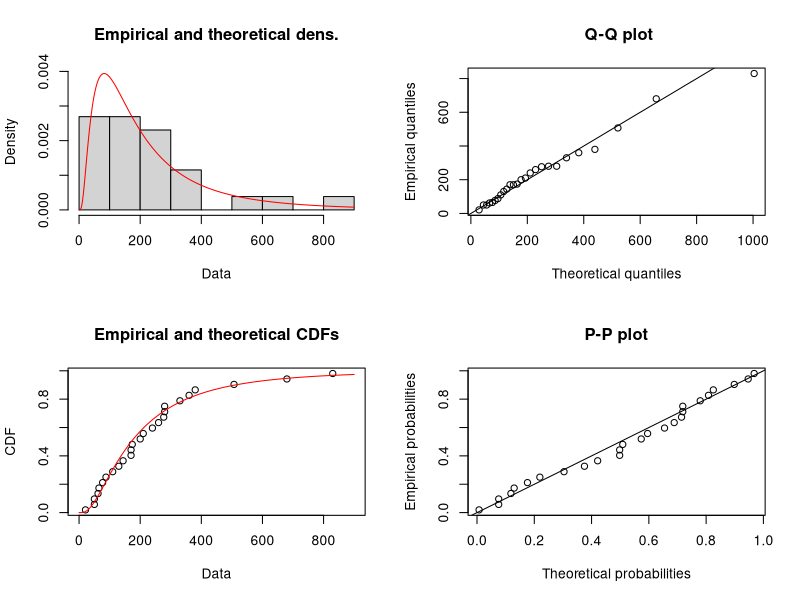
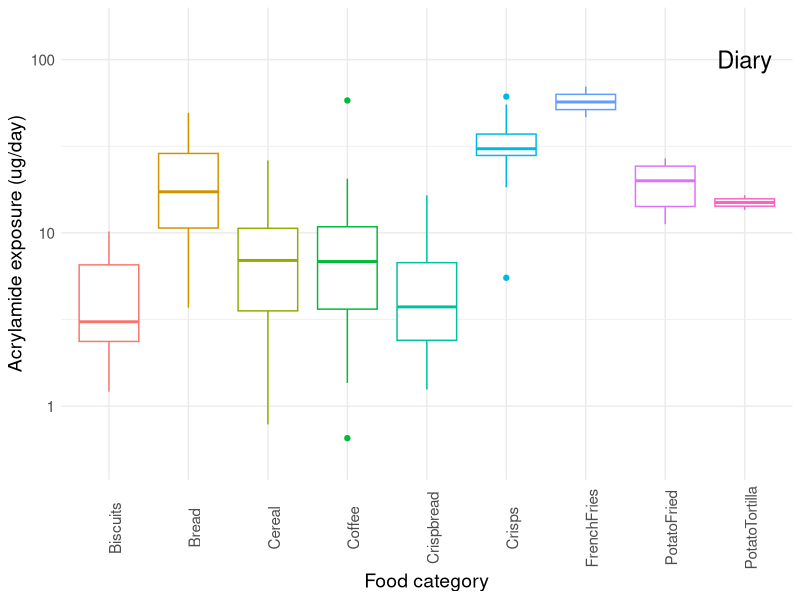
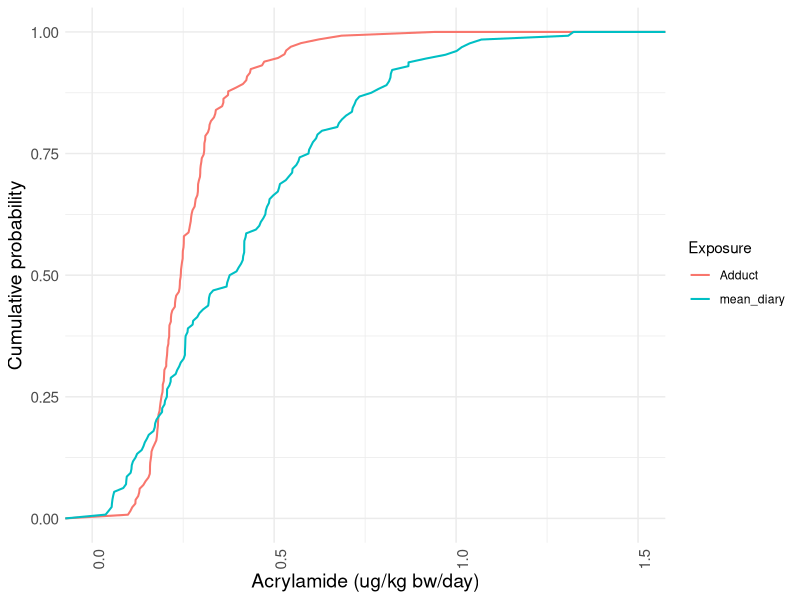
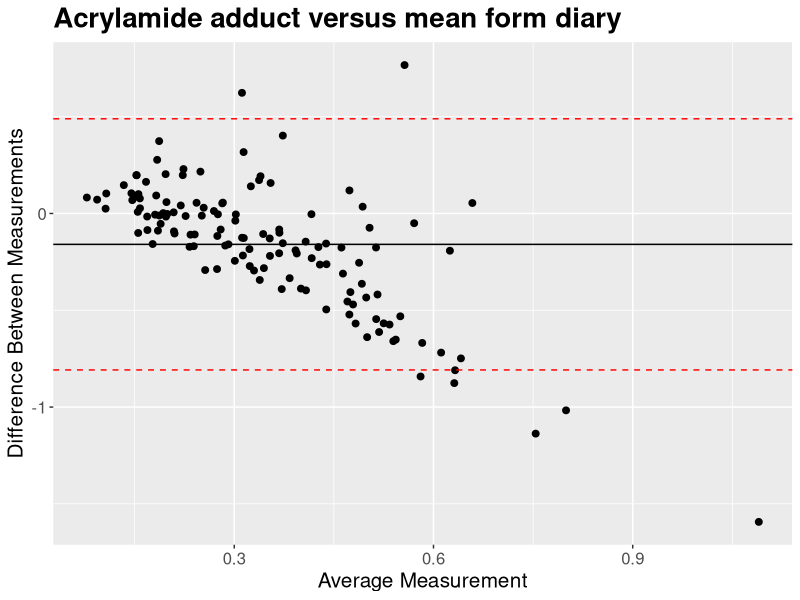
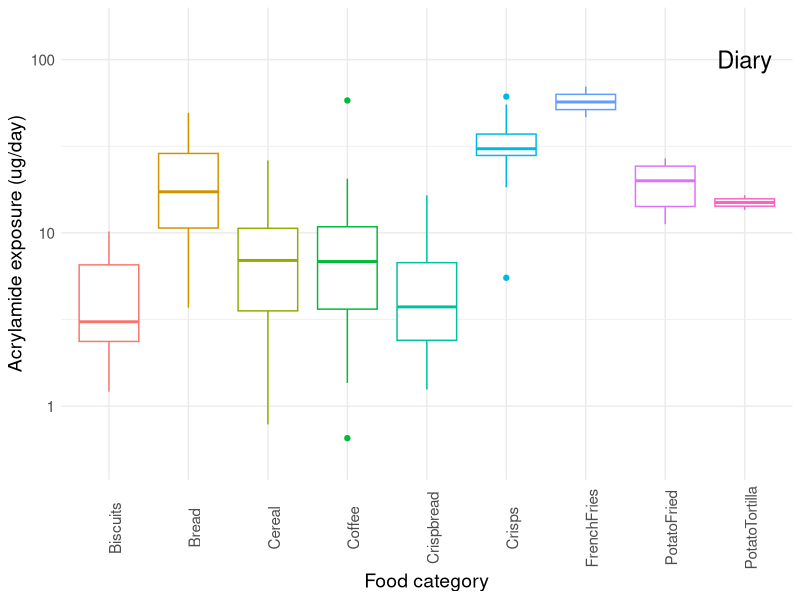
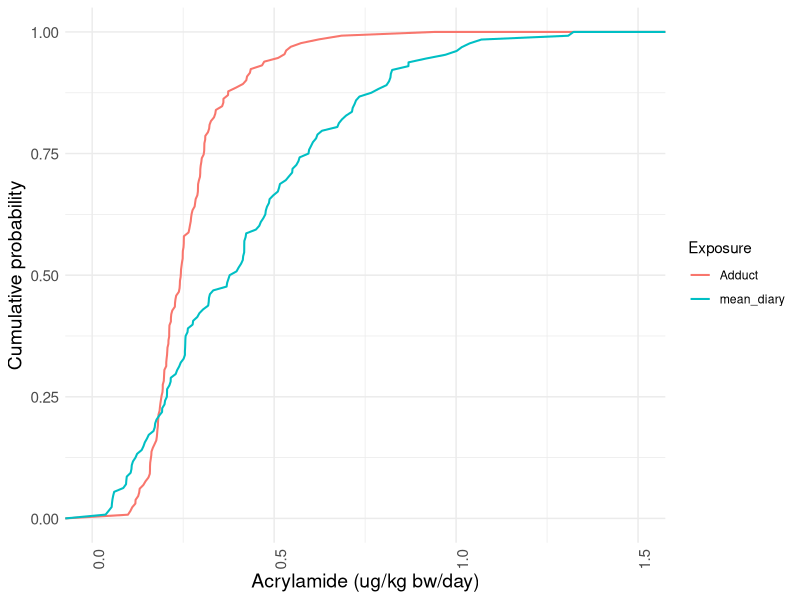
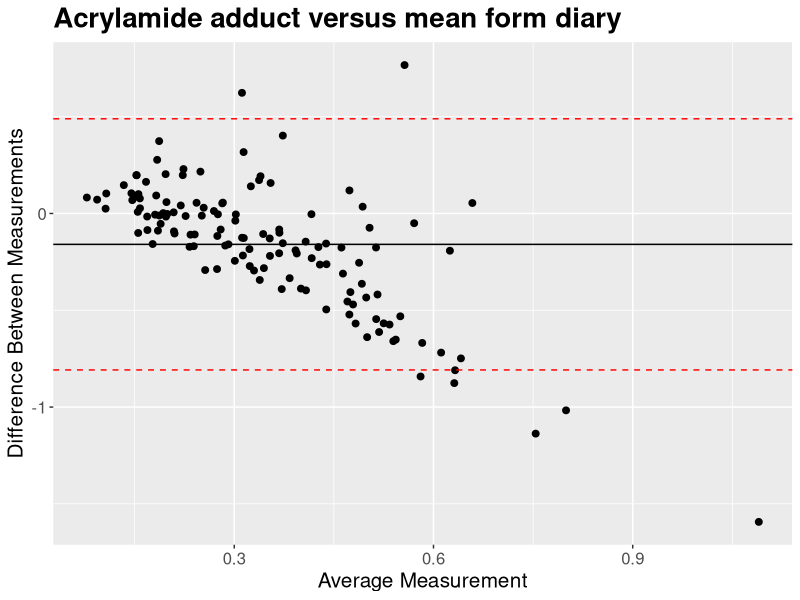

These charts were generated, in order, by the following R code:
## ---- chunk 1
knitr::opts_chunk$set(
  comment = "#>", echo = TRUE, warning = FALSE, error = FALSE, message = FALSE, fig.width = 6)
## ---- chunk 2

library(ggplot2)
library(ggpubr)
library(writexl)
library(fitdistrplus)
library(openxlsx)
library(tidyverse)
library(kableExtra)

## ---- chunk 3

HOME <- "F:/Forskningsprosjekter/PDB 1996 - EUROMIX - European t_/Forskningsfiler/TRHU/R/Acrylamide_exposure"
setwd(HOME)

## ---- chunk 4

newday <- file.path('F:/Forskningsprosjekter/PDB 1996 - EUROMIX - European t_/Forskningsfiler/TRHU/R/Acrylamide_exposure/Results', Sys.Date())
dir.create(newday)

## ---- chunk 5
ConcAcrylamide <- read_csv2("./Data/NO_2014_akrylamid_Trine_240522.csv")

FoodIntakeDay1_dummy <- read_csv2("./Data/EuroMix_dummy_foodconsum_diary1.csv")

SexWeight_dummy <- read_csv2("./Data/EuroMix_dummy_sex_weight.csv")

Adduct_dummy <- read_csv2("./Data/EuroMix_dummy_AdductExp.csv")
Adduct_dummy<-na.omit(Adduct_dummy)# remove NA from Adduct dataset


## ---- chunk 6

Lognorm_Loc <- function(x){
  log(
    x$mean^2/sqrt(x$sd^2+x$mean^2)
  )
  
}


Lognorm_shape <- function(x){
  sqrt(
    log(
      1 + x$sd^2/x$mean^2
    )
  )
}
## ---- chunk 7
Sum <-function(x){
  x %>%
  group_by(FoodCat) %>%
  summarise(
    N = n(),
    mean = mean(Conc, na.rm=TRUE),
    sd=sd(Conc, na.rm=TRUE),
    min=min(Conc, na.rm=TRUE),
    P05=quantile(Conc, .05, na.rm=TRUE),
    P50=quantile(Conc, .50, na.rm=TRUE),
    P95=quantile(Conc, .95, na.rm=TRUE),
    max=max(Conc, na.rm=TRUE)
  )
}  

Sum_1 <-function(x){
  x %>%
  group_by(IDkode) %>%
  summarise(
    N = n(),
    mean = mean(value, na.rm=TRUE),
    sd=sd(value, na.rm=TRUE),
    min=min(value, na.rm=TRUE),
    P05=quantile(value, .05, na.rm=TRUE),
    P50=quantile(value, .50, na.rm=TRUE),
    P95=quantile(value, .95, na.rm=TRUE),
    max=max(value, na.rm=TRUE)
  )
}  
## ---- chunk 8

MC_Sim <- function(x, y ,z){
  set.seed(123)
  MC <- 1000
  x <- array(dim = c(nrow(y),nrow(z),MC))
  y[,1] <- NULL
  for (u in 1:MC){
    for(i in 1:nrow(z)){
      x[,i,u] <- y[,i]*
      rlnorm(n=1,z$Loc[i], z$Shape[i])
  }
 }
  return(x)
}


## ---- chunk 9

ConcAcrylamide <- ConcAcrylamide %>% # select the variables you want to use
  dplyr::select(FoodCat,Conc)


ConcAcrylamide %>% replace_na(list(Conc = 0)) # replace NAs by zero

## ---- chunk 10
ConcAcrylamide_wide <- ConcAcrylamide %>% mutate(observations = 1:n()) # define each entry as individual observations. Otherwise spread will not work
ConcAcrylamide_wide <- spread(ConcAcrylamide_wide, FoodCat, Conc) # A lot of NAs, but will be removed when making a vector


Biscuits <- as.vector(ConcAcrylamide_wide$Biscuits)
Biscuits <- Biscuits[!is.na(Biscuits)] # remowe the NA's

Crisps <- as.vector(ConcAcrylamide_wide$Crisps)
Crisps <- Crisps[!is.na(Crisps)] # remowe the NA's

Crispbread <- as.vector(ConcAcrylamide_wide$Crispbread)
Crispbread <- Crispbread[!is.na(Crispbread)] # remowe the NA's
## ---- chunk 11
# lognormal
fit.lnorm <- fitdist(Biscuits, "lnorm")
plot(fit.lnorm)

# gamma
fit.gamma <- fitdist(Biscuits, "gamma")
#plot(fit.gamma)


# weibull
fit.weibull <- fitdist(Biscuits, "weibull")
#plot(fit.weibull)
## ---- chunk 12
# lognormal
fit.lnorm <- fitdist(Crisps, "lnorm")
#plot(fit.lnorm)

# gamma
fit.gamma <- fitdist(Crisps, "gamma")
#plot(fit.gamma)


# weibull
fit.weibull <- fitdist(Crisps, "weibull")
#plot(fit.weibull)


# normal distribution
fit.norm <- fitdist(Crisps, "norm")
#plot(fit.norm)
## ---- chunk 13
# lognormal
fit.lnorm <- fitdist(Crispbread, "lnorm")
#plot(fit.lnorm)

# gamma
fit.gamma <- fitdist(Crispbread, "gamma")
#plot(fit.gamma)

# normal distribution
fit.norm <- fitdist(Crispbread, "norm")
#plot(fit.norm)
## ---- chunk 14
SumConcAcrylamide <- Sum(ConcAcrylamide)

knitr::kable(SumConcAcrylamide, digits = 1) %>% kable_styling(font_size = 10, bootstrap_options = c("striped"))
## ---- chunk 15
SumConcAcrylamide<- SumConcAcrylamide[!SumConcAcrylamide$FoodCat == "Mixed", ]
SumConcAcrylamide<- SumConcAcrylamide[!SumConcAcrylamide$FoodCat == "CoffeeBean", ]
SumConcAcrylamide<- SumConcAcrylamide[!SumConcAcrylamide$FoodCat == "Crisps_veg", ]
## ---- chunk 16
SumConcAcrylamide$Loc <- SumConcAcrylamide %>% Lognorm_Loc()
SumConcAcrylamide$Shape <- SumConcAcrylamide %>% Lognorm_shape()
## ---- chunk 17
write.xlsx(SumConcAcrylamide,
           file = file.path(newday,"SumConcAcrylamide.xlsx"),
           colNames = TRUE, borders = "rows"
)
## ---- chunk 18
FoodIntakeDay1_dummy <- dplyr::select(FoodIntakeDay1_dummy, c(IDkode, Biscuits,Bread,Cereal, Coffee, Crispbread, Crisps, FrenchFries, PotatoFried, PotatoTortilla))

FoodIntakeDay1_dummy <- as.data.frame(FoodIntakeDay1_dummy)# make the file a data frame


knitr::kable(head(FoodIntakeDay1_dummy), digits = 2) %>% kable_styling(font_size = 10, bootstrap_options = c("striped"))
## ---- chunk 19
Acrylamide_Diary_dummy <- MC_Sim(Acrylamide_Diary, FoodIntakeDay1_dummy, SumConcAcrylamide)/1000 # divide on 1000 to get ug/day

print(Acrylamide_Diary_dummy[1,,7]) # to check the data

## ---- chunk 20
Acrylamide_Diary_dummy_t <- as_tibble(matrix(NA, nrow = nrow(Acrylamide_Diary_dummy), ncol = 1000))

for (i in 1:1000){
  Acrylamide_Diary_dummy_t[,i] <- rowSums(Acrylamide_Diary_dummy [,,i]) 
  } 

Acrylamide_Diary_dummy_t$IDkode <- FoodIntakeDay1_dummy$IDkode #Get IDs

## ---- chunk 21
Acrylamide_Diary_dummy_t <- gather(Acrylamide_Diary_dummy_t, MC, value, 1:1000)
## ---- chunk 22
SumAcrylamideDiaryTotal_dummy <- Sum_1(Acrylamide_Diary_dummy_t) # ug/day
knitr::kable(head(SumAcrylamideDiaryTotal_dummy), digits = 2) %>% kable_styling(font_size = 10, bootstrap_options = c("striped"))
## ---- chunk 23
write.xlsx(SumAcrylamideDiaryTotal_dummy,
           file = file.path(newday, "SumAcrylamideDiaryTotal_dummy.xlsx"),
           colNames = TRUE, borders = "rows"
)
## ---- chunk 24
SumAcrylamideDiaryTotal_dummy_kg <- merge(SumAcrylamideDiaryTotal_dummy, SexWeight_dummy, by = "IDkode", all = TRUE) 
SumAcrylamideDiaryTotal_dummy_kg <- na.omit(SumAcrylamideDiaryTotal_dummy_kg) # remove NAs
SumAcrylamideDiaryTotal_dummy_kg <- SumAcrylamideDiaryTotal_dummy_kg[,3:9]/SumAcrylamideDiaryTotal_dummy_kg$con_weight
SumAcrylamideDiaryTotal_dummy_kg$IDkode <- SumAcrylamideDiaryTotal_dummy$IDkode
## ---- chunk 25
write.xlsx(SumAcrylamideDiaryTotal_dummy_kg,
           file = file.path(newday,"SumAcrylamideDiaryTotal_dummy_kg.xlsx"),
           colNames = TRUE, borders = "rows"
)
## ---- chunk 26

Acrylamide_Diary_FoodCat_dummy <- as_tibble(matrix(NA, nrow = nrow(Acrylamide_Diary_dummy), ncol = 9))

for (i in 1:9){
  Acrylamide_Diary_FoodCat_dummy[,i] <- rowSums(Acrylamide_Diary_dummy[,i,], na.rm = TRUE)/1000
}

ColName_FoodCat <- names(FoodIntakeDay1_dummy[,2:10])  #The coloumns named with food categories
ColName_FoodCat
colnames(Acrylamide_Diary_FoodCat_dummy) <- ColName_FoodCat

Acrylamide_Diary_FoodCat_dummy$IDkode <- FoodIntakeDay1_dummy[,1]

Acrylamide_Diary_FoodCat_dummy <- gather(Acrylamide_Diary_FoodCat_dummy, FoodCat, Conc, Biscuits:PotatoTortilla, factor_key = TRUE )


## ---- chunk 27
SumAcrylamide_Diary_FoodCat_dummy <- Sum(Acrylamide_Diary_FoodCat_dummy)
## ---- chunk 28
write.xlsx(SumAcrylamide_Diary_FoodCat_dummy,
           file = file.path(newday,"SumAcrylamide_Diary_FoodCat_dummy.xlsx"),
           colNames = TRUE, borders = "rows"
)
## ---- chunk 29
Plot_acrylamide_Diary_FoodCat_dummy <- ggplot(data = Acrylamide_Diary_FoodCat_dummy, aes(y=Conc, x=FoodCat, colour = FoodCat)) +
  geom_boxplot()+
  scale_colour_hue()+
  theme_minimal()+
  scale_y_log10(limits=c(0.5,150), labels = scales::comma)+
  theme(axis.text.x = element_text(angle = 90, size = 11), axis.title = element_text(size = 14),
        axis.text.y = element_text(size = 11),legend.position= "none")+
  xlab("Food category")+
  ylab("Acrylamide exposure (ug/day)")+
  annotate("text", x=9, y=100, label="Diary", size=6)

Plot_acrylamide_Diary_FoodCat_dummy


ggsave(filename=file.path(newday, "Plot_acrylamide_Diary_FoodCat_dummy.jpeg"),
       device = NULL,
       width=NA,
       height=NA,
       units="mm")

## ---- chunk 30

Exposure_all_dummy <- SumAcrylamideDiaryTotal_dummy_kg %>% 
  dplyr::select(IDkode,mean, P50)%>%
  left_join(Adduct_dummy,by = "IDkode" )

Exposure_all_dummy<- na.omit(Exposure_all_dummy)

## ---- chunk 31
write.xlsx(Exposure_all_dummy,
           file = file.path(newday,"Exposure_all_dummy.xlsx"),
           colNames = TRUE, borders = "rows"
)
## ---- chunk 32

A = c(Exposure_all_dummy$ADDUCT, Exposure_all_dummy$mean)
B = replicate(nrow(Exposure_all_dummy),"Adduct")
C = replicate(nrow(Exposure_all_dummy),"mean_diary")
E = c(B,C)

Acrylamide_mean <- as.data.frame(matrix(NA,nrow = nrow(Exposure_all_dummy)*2, ncol = 2))
Acrylamide_mean[1] <- A
Acrylamide_mean[2] <- E

names(Acrylamide_mean)[1] <- "Acrylamide"
names(Acrylamide_mean)[2] <- "Exposure"

Acrylamide_mean<- as.data.frame(Acrylamide_mean)

## ---- chunk 33


Plot_Acrylamide_mean <- ggplot(data = Acrylamide_mean, aes(Acrylamide, colour = Exposure)) +
  geom_line(stat = "ecdf", size = 0.7)+
  scale_colour_hue()+
  theme_minimal()+
  scale_x_continuous(limits=c(0.001, 1.5))+
  theme(axis.text.x = element_text(angle = 90, size = 11), axis.title = element_text(size = 14),
        axis.text.y = element_text(size = 11))+
  xlab("Acrylamide (ug/kg bw/day)")+
  ylab("Cumulative probability")

Plot_Acrylamide_mean

ggsave(filename=file.path(newday,"Plot_Acrylamide_mean.jpeg"),
       device = NULL,
       width=NA,
       height=NA,
       units="mm")
## ---- chunk 34
Exposure_all_dummy <- Exposure_all_dummy %>% mutate(avg_mean = rowMeans(Exposure_all_dummy %>% dplyr::select("ADDUCT", "mean"))) # calculate means of the to measurments for each ID
Exposure_all_dummy$diff <- Exposure_all_dummy$ADDUCT - Exposure_all_dummy$mean # calculate difference in measurements for each ID


mean_diff <- mean(Exposure_all_dummy$diff) # calculate average difference
lower_diff <- mean_diff - 1.96*sd(Exposure_all_dummy$diff) # calculate lower 95% conf int
upper_diff <- mean_diff + 1.96*sd(Exposure_all_dummy$diff) # calculate lower 95% conf int


Plot_BA_adduct_meanDiary <- ggplot(Exposure_all_dummy, aes(x = avg_mean, y = diff)) +
  geom_point(size=2) +
  geom_hline(yintercept = mean_diff) +
  geom_hline(yintercept = lower_diff, color = "red", linetype="dashed") +
  geom_hline(yintercept = upper_diff, color = "red", linetype="dashed") +
  ggtitle("Acrylamide adduct versus mean form diary") +
  ylab("Difference Between Measurements") +
  xlab("Average Measurement")+
  theme(plot.title = element_text(size = 20, face = "bold"), axis.text=element_text(size=12), axis.title=element_text(size=15))

Plot_BA_adduct_meanDiary

ggsave(filename=file.path(newday, "Plot_BA_adduct_meanDiary.jpeg"),
       device = NULL,
       width=NA,
       height=NA,
       units="mm")
